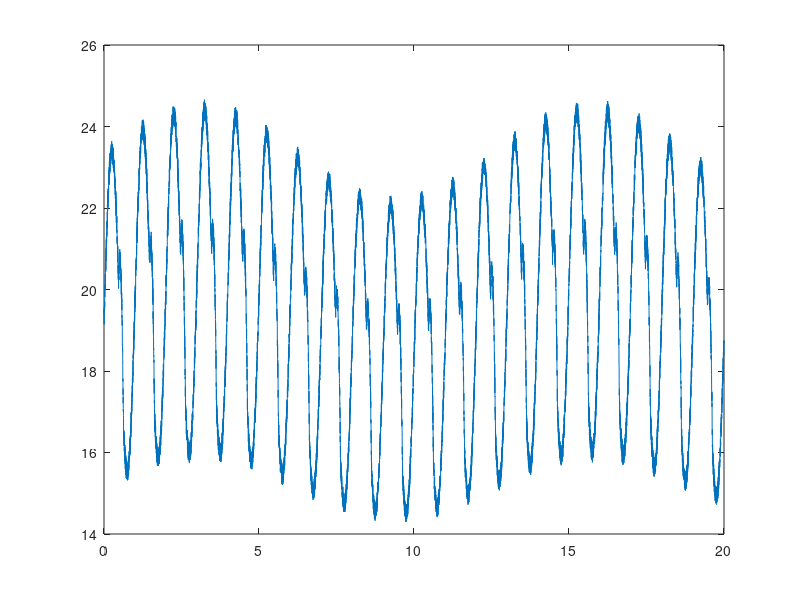

The MATLAB source for this figure:
clear all

noise=0.5;
DC=15;
AC=1;
DN=1;
fluctuation=1;
samplingrate=600;
heartrate=100;
time=20;

t=0:1/samplingrate:time;
a=4*sin(t*2*pi)+4;
b=sin(t*2*pi+pi*1.4)*4-3.5;


for i=1:length(a)
    if a(i)<0
        a(i)=0;
    end
end

for i=1:length(b)
    if b(i)<0
        b(i)=0;
    end
end
    
c=AC*(a+DN*b*4);
%---------Add noise

c=c+noise*rand(1,length(c));

%---------Add DC

c=c+DC;
%--------Add fluctuation

F=0.05*sin(t/2)+1;
c=fluctuation*c.*F;
plot(t,c)
